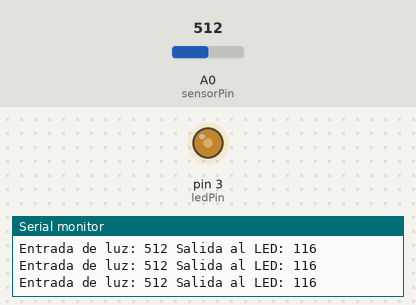
The sketch below on a simulated Arduino Uno, built with avr-gcc and run on an emulated ATmega328P. Parts: output pins drawn as LEDs (lit = HIGH), the last lines printed to the serial monitor. The test bench sets the inputs (shaded band); at power-on: A0 (sensorPin) = 512.

Above: at 1.3 s.
1.4 s: A0 (sensorPin) set to 716
At 2.1 s:
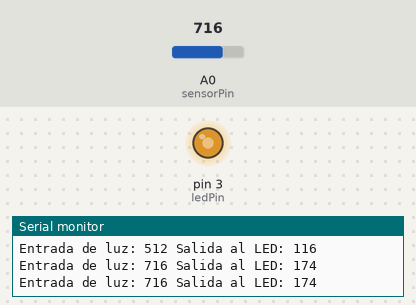
3.0 s: A0 (sensorPin) set to 900
At 3.4 s:
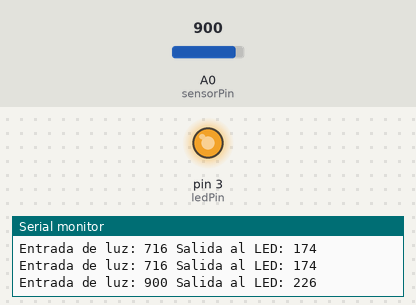
4.5 s: A0 (sensorPin) set to 306
At 5.7 s:
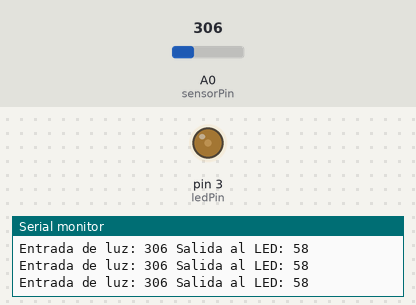
6.0 s: A0 (sensorPin) set to 511
At 7.0 s:
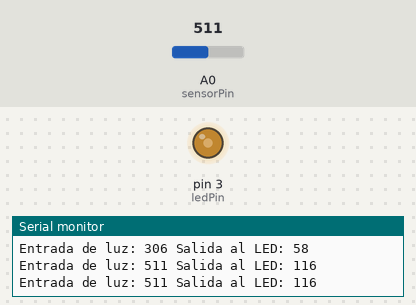
Timing chart, 0 to 8.5 s (numbered marks = the images above; inputs shaded):
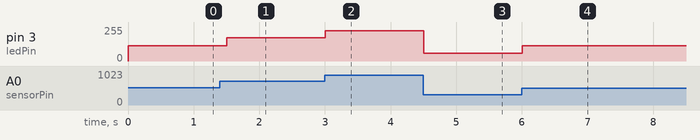

Measured:
- after the input at 1.4 s, pin 3 (ledPin): 116/255 → 174/255 after 0.10 s
- after the input at 3.0 s, pin 3 (ledPin): 174/255 → 226/255 at once
- after the input at 4.5 s, pin 3 (ledPin): 226/255 → 58/255 at once
- after the input at 6.0 s, pin 3 (ledPin): 58/255 → 116/255 at once

The sketch:

SensorLuz.ino
```cpp
const int ledPin = 3;
const int sensorPin = A0;
int ledValue = 0;
int sensorValue = 0;


void setup() {
  Serial.begin(9600);
  pinMode(ledPin, OUTPUT);
}

void loop() {
sensorValue = analogRead(sensorPin);

  if(sensorValue < 100){
    digitalWrite(ledPin, LOW);
  } else if (sensorValue > 1000){
    digitalWrite(ledPin, HIGH);
  } else {
    ledValue = map(sensorValue, 100, 1000, 0, 255);
  }

 analogWrite(ledPin, ledValue);

 Serial.print("Entrada de luz: ");
 Serial.print(sensorValue);
 Serial.print(" Salida al LED: ");
 Serial.println(ledValue);

 delay(500);
}
```
